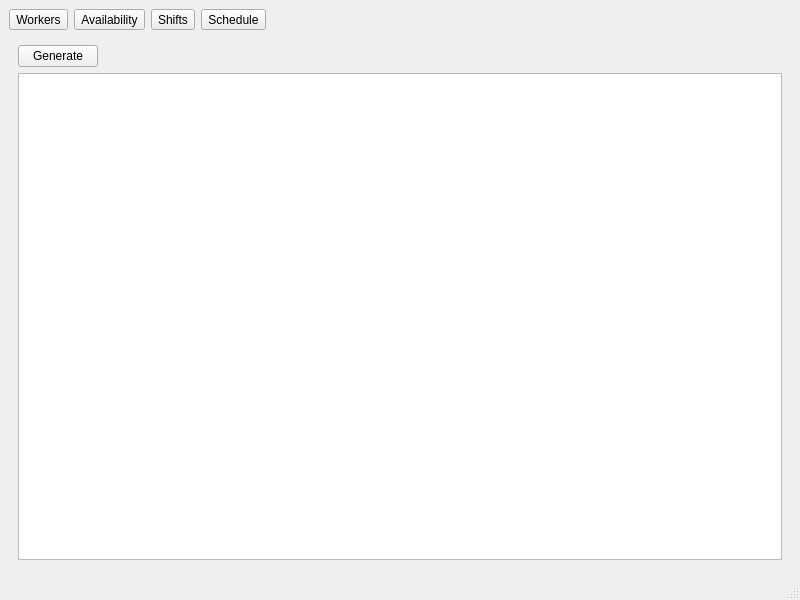
<?xml version="1.0" encoding="UTF-8"?>
<ui version="4.0">
 <class>MainWindow</class>
 <widget class="QMainWindow" name="MainWindow">
  <property name="geometry">
   <rect>
    <x>0</x>
    <y>0</y>
    <width>800</width>
    <height>600</height>
   </rect>
  </property>
  <property name="windowTitle">
   <string>MainWindow</string>
  </property>
  <widget class="QWidget" name="centralwidget">
   <layout class="QGridLayout" name="gridLayout">
    <item row="0" column="0">
     <layout class="QHBoxLayout" name="horizontalLayout">
      <item>
       <widget class="QToolButton" name="toolButtonWorkersFrame">
        <property name="text">
         <string>Workers</string>
        </property>
        <property name="checkable">
         <bool>true</bool>
        </property>
        <property name="checked">
         <bool>false</bool>
        </property>
        <property name="autoExclusive">
         <bool>true</bool>
        </property>
        <property name="autoRaise">
         <bool>false</bool>
        </property>
       </widget>
      </item>
      <item>
       <widget class="QToolButton" name="toolButtonAvailabilityFrame">
        <property name="text">
         <string>Availability</string>
        </property>
        <property name="checkable">
         <bool>true</bool>
        </property>
        <property name="autoExclusive">
         <bool>true</bool>
        </property>
       </widget>
      </item>
      <item>
       <widget class="QToolButton" name="toolButtonShiftsFrame">
        <property name="text">
         <string>Shifts</string>
        </property>
        <property name="checkable">
         <bool>true</bool>
        </property>
        <property name="autoExclusive">
         <bool>true</bool>
        </property>
       </widget>
      </item>
      <item>
       <widget class="QToolButton" name="toolButtonScheduleFrame">
        <property name="text">
         <string>Schedule</string>
        </property>
        <property name="checkable">
         <bool>true</bool>
        </property>
        <property name="autoExclusive">
         <bool>true</bool>
        </property>
       </widget>
      </item>
      <item>
       <spacer name="horizontalSpacer">
        <property name="orientation">
         <enum>Qt::Horizontal</enum>
        </property>
        <property name="sizeHint" stdset="0">
         <size>
          <width>40</width>
          <height>20</height>
         </size>
        </property>
       </spacer>
      </item>
     </layout>
    </item>
    <item row="1" column="0">
     <widget class="QStackedWidget" name="stackedWidget">
      <property name="currentIndex">
       <number>3</number>
      </property>
      <widget class="QWidget" name="pageWorkers">
       <layout class="QGridLayout" name="gridLayout_2">
        <item row="0" column="0">
         <widget class="QToolButton" name="pushButtonAddWorkers">
          <property name="text">
           <string>Add availibility</string>
          </property>
         </widget>
        </item>
        <item row="1" column="0">
         <widget class="QTableView" name="tableViewAvailability"/>
        </item>
       </layout>
      </widget>
      <widget class="QWidget" name="pageSkills">
       <layout class="QGridLayout" name="gridLayout_3">
        <item row="0" column="0">
         <widget class="QPushButton" name="pushButtonAddSkills">
          <property name="sizePolicy">
           <sizepolicy hsizetype="Fixed" vsizetype="Fixed">
            <horstretch>0</horstretch>
            <verstretch>0</verstretch>
           </sizepolicy>
          </property>
          <property name="text">
           <string>Add skills</string>
          </property>
         </widget>
        </item>
        <item row="1" column="0">
         <widget class="QTableView" name="tableViewSkills"/>
        </item>
       </layout>
      </widget>
      <widget class="QWidget" name="pageShifts">
       <layout class="QGridLayout" name="gridLayout_5">
        <item row="0" column="0">
         <widget class="QTableView" name="tableView"/>
        </item>
       </layout>
      </widget>
      <widget class="QWidget" name="pageSchedule">
       <layout class="QGridLayout" name="gridLayout_4">
        <item row="0" column="0">
         <layout class="QHBoxLayout" name="horizontalLayout_2">
          <item>
           <widget class="QPushButton" name="pushButtonGenerate">
            <property name="sizePolicy">
             <sizepolicy hsizetype="Fixed" vsizetype="Fixed">
              <horstretch>0</horstretch>
              <verstretch>0</verstretch>
             </sizepolicy>
            </property>
            <property name="text">
             <string>Generate</string>
            </property>
           </widget>
          </item>
          <item>
           <spacer name="horizontalSpacer_2">
            <property name="orientation">
             <enum>Qt::Horizontal</enum>
            </property>
            <property name="sizeHint" stdset="0">
             <size>
              <width>40</width>
              <height>20</height>
             </size>
            </property>
           </spacer>
          </item>
         </layout>
        </item>
        <item row="1" column="0">
         <widget class="QTableView" name="tableViewSchedule"/>
        </item>
       </layout>
      </widget>
     </widget>
    </item>
   </layout>
  </widget>
  <widget class="QMenuBar" name="menubar">
   <property name="geometry">
    <rect>
     <x>0</x>
     <y>0</y>
     <width>800</width>
     <height>22</height>
    </rect>
   </property>
  </widget>
  <widget class="QStatusBar" name="statusbar"/>
 </widget>
 <resources/>
 <connections/>
</ui>
